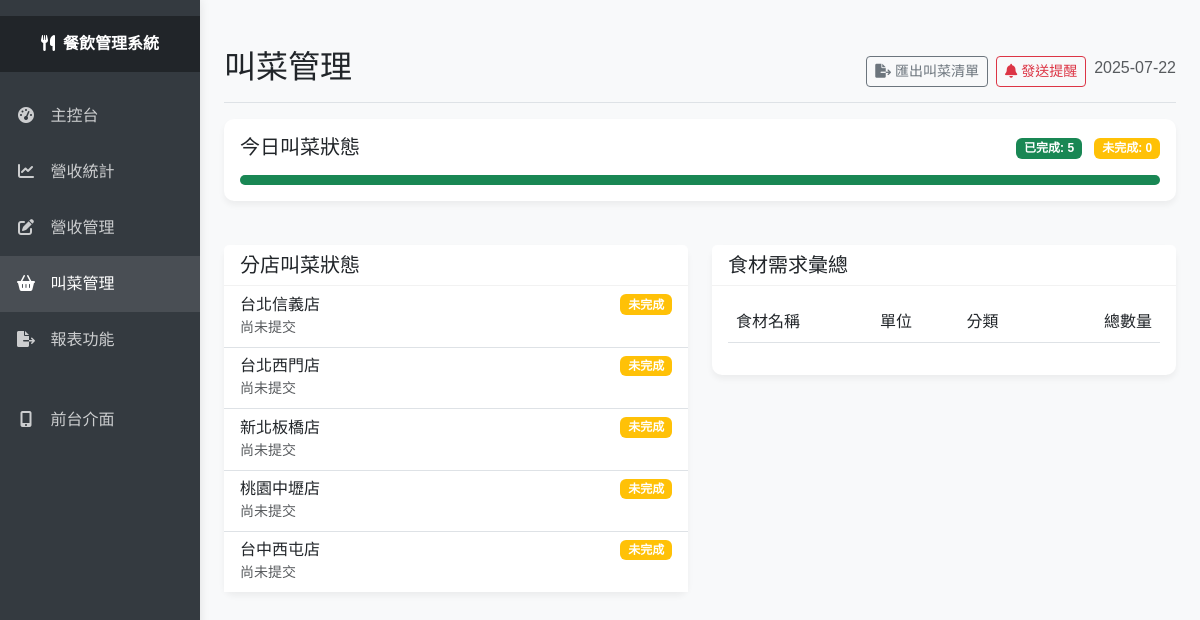
Screenshot of /dashboard/orders/ with the database file from the repository.
### apps/mock_data/models.py (models this page shows, shortened)
class Store(models.Model):
    REGION_CHOICES = [
        ('taipei', '台北地區'),
        ('new_taipei', '新北地區'),
        ('taoyuan', '桃園地區'),
        ('taichung', '台中地區'),
        ('tainan', '台南地區'),
        ('kaohsiung', '高雄地區'),
    ]
    name = models.CharField(max_length=100)
    location = models.CharField(max_length=200)
    region = models.CharField(max_length=20, choices=REGION_CHOICES, default='taipei')
    manager_name = models.CharField(max_length=100)
    manager_line_id = models.CharField(max_length=100)
    created_at = models.DateTimeField(auto_now_add=True)

### apps/admin_dashboard/views.py (the view)
# urls.py: path('orders/', views.OrderManageView.as_view(), name='orders'),
class OrderManageView(View):
    def get(self, request):
        today = timezone.now().date()
        stores = Store.objects.all()
        store_orders = []
        for store in stores:
            order = Order.objects.filter(store=store, date=today).first()
            store_orders.append({
                'store': store,
                'order': order,
                'items': order.items.all() if order else []
            })
        ingredients = Ingredient.objects.all()
        ingredient_totals = {}
        for ingredient in ingredients:
            total_quantity = OrderItem.objects.filter(
                order__date=today,
                ingredient=ingredient
            ).aggregate(total=Sum('quantity'))['total'] or 0
            ingredient_totals[ingredient.id] = {
                'ingredient': ingredient,
                'total_quantity': total_quantity
            }
        context = {
            'store_orders': store_orders,
            'ingredient_totals': ingredient_totals,
            'today': today,
        }
        return render(request, 'admin_dashboard/orders.html', context)

### apps/mock_data/templatetags/custom_filters.py (called while the page is built)
@register.filter
def sub(value, arg):
    try:
        return int(value) - int(arg)
    except (ValueError, TypeError):
        try:
            return float(value) - float(arg)
        except (ValueError, TypeError):
            return 0

@register.filter
def div(value, arg):
    try:
        return int(value) / int(arg)
    except (ValueError, TypeError, ZeroDivisionError):
        try:
            return float(value) / float(arg)
        except (ValueError, TypeError, ZeroDivisionError):
            return 0

@register.filter
def mul(value, arg):
    try:
        return int(value) * int(arg)
    except (ValueError, TypeError):
        try:
            return float(value) * float(arg)
        except (ValueError, TypeError):
            return 0

### templates/admin_dashboard/orders.html (shortened to what this page needs)
{% extends 'admin_dashboard/base.html' %}
{% load custom_filters %}
{% block content %}
<div class="d-flex justify-content-between flex-wrap flex-md-nowrap align-items-center pt-3 pb-2 mb-3 border-bottom">
    <h1 class="h2">叫菜管理</h1>
    <div class="btn-toolbar mb-2 mb-md-0">
        <div class="btn-group me-2">
            <button type="button" class="btn btn-sm btn-outline-secondary" id="exportBtn">
                <i class="fas fa-file-export me-1"></i>匯出叫菜清單
            </button>
        </div>
        <div class="btn-group me-2">
            <button type="button" class="btn btn-sm btn-outline-danger" id="sendReminderBtn">
                <i class="fas fa-bell me-1"></i>發送提醒
            </button>
        </div>
        <span class="text-muted">{{ today|date:"Y-m-d" }}</span>
    </div>
</div>
<div class="row mb-4">
    <div class="col-md-12">
        <div class="card">
            <div class="card-body">
                <div class="d-flex justify-content-between align-items-center">
                    <h5 class="mb-0">今日叫菜狀態</h5>
                    <div>
                        {% with completed=store_orders|length %}
                        {% with incomplete=0 %}
                        <span class="badge bg-success me-2">已完成: {{ completed|sub:incomplete }}</span>
                        <span class="badge bg-warning">未完成: {{ incomplete }}</span>
                        {% endwith %}
                        {% endwith %}
                    </div>
                </div>
                <div class="progress mt-3" style="height: 10px;">
                    {% with completed=store_orders|length %}
                    {% with incomplete=0 %}
                    {% with percentage=completed|sub:incomplete|div:completed|mul:100 %}
                    <div class="progress-bar bg-success" role="progressbar" style="width: {{ percentage }}%;" aria-valuenow="{{ percentage }}" aria-valuemin="0" aria-valuemax="100"></div>
                    {% endwith %}
                    {% endwith %}
                    {% endwith %}
                </div>
            </div>
        </div>
    </div>
</div>
<div class="row">
    <div class="col-md-6">
        <div class="card mb-4">
            <div class="card-header">
                <h5 class="mb-0">分店叫菜狀態</h5>
            </div>
            <div class="card-body p-0">
                <div class="list-group list-group-flush">
                    {% for store_order in store_orders %}
                    <div class="list-group-item">
                        <div class="d-flex justify-content-between align-items-center">
                            <h6 class="mb-0">{{ store_order.store.name }}</h6>
                            {% if store_order.order and store_order.order.is_completed %}
                            <span class="badge bg-success">已完成</span>
                            {% else %}
                            <span class="badge bg-warning">未完成</span>
                            {% endif %}
                        </div>
                        {% if store_order.order %}
                        <small class="text-muted">提交時間: {{ store_order.order.submitted_at|date:"H:i" }}</small>
                        <button class="btn btn-sm btn-outline-primary mt-2 view-order-btn" data-store-id="{{ store_order.store.id }}">
                            查看明細
                        </button>
                        {% else %}
                        <small class="text-muted">尚未提交</small>
                        {% endif %}
                    </div>
                    {% endfor %}
                </div>
            </div>
        </div>
    </div>
    <div class="col-md-6">
        <div class="card mb-4">
            <div class="card-header">
                <h5 class="mb-0">食材需求彙總</h5>
            </div>
            <div class="card-body">
                {% if ingredient_totals %}
                <div class="table-responsive">
                    <table class="table">
                        <thead>
                            <tr>
                                <th>食材名稱</th>
                                <th>單位</th>
                                <th>分類</th>
                                <th class="text-end">總數量</th>
                            </tr>
                        </thead>
                    </table>
                </div>
                {% else %}
                <div class="text-center py-4">
                    <i class="fas fa-info-circle text-info mb-3" style="font-size: 3rem;"></i>
                    <p class="mb-0">尚無叫菜資料</p>
                </div>
                {% endif %}
            </div>
        </div>
    </div>
</div>
{% endblock %}

### templates/admin_dashboard/base.html (style rules this page uses)
body { font-family: 'Noto Sans TC', sans-serif; background-color: #f8f9fa; }
.card { border-radius: 10px; box-shadow: 0 4px 6px rgba(0,0,0,.05); margin-bottom: 20px; border: none; }
.card-header { background-color: #fff; border-bottom: 1px solid rgba(0,0,0,.05); font-weight: 500; }
.table th { font-weight: 500; }

### rows the page displays
Store: store.name "台北信義店"
Store: store.name "台北西門店"
Store: store.name "新北板橋店"
Store: store.name "桃園中壢店"
Store: store.name "台中西屯店"

### other values shown
{{ completed|sub:incomplete }} "5"
{{ incomplete }} "0"
